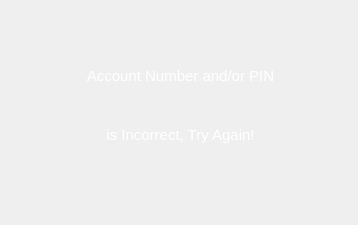
<?xml version="1.0" encoding="UTF-8"?>
<ui version="4.0">
 <class>admin_error2</class>
 <widget class="QWidget" name="admin_error2">
  <property name="geometry">
   <rect>
    <x>0</x>
    <y>0</y>
    <width>358</width>
    <height>225</height>
   </rect>
  </property>
  <property name="minimumSize">
   <size>
    <width>358</width>
    <height>225</height>
   </size>
  </property>
  <property name="maximumSize">
   <size>
    <width>358</width>
    <height>225</height>
   </size>
  </property>
  <property name="windowTitle">
   <string>Warning</string>
  </property>
  <property name="windowIcon">
   <iconset>
    <normaloff>icon.png</normaloff>icon.png</iconset>
  </property>
  <property name="styleSheet">
   <string notr="true">QWidget#admin_error2{
border-image: url(./gradient.png);
}</string>
  </property>
  <widget class="QWidget" name="verticalLayoutWidget">
   <property name="geometry">
    <rect>
     <x>20</x>
     <y>50</y>
     <width>321</width>
     <height>111</height>
    </rect>
   </property>
   <layout class="QVBoxLayout" name="verticalLayout">
    <item>
     <widget class="QLabel" name="label">
      <property name="font">
       <font>
        <pointsize>11</pointsize>
       </font>
      </property>
      <property name="text">
       <string>&lt;html&gt;&lt;head/&gt;&lt;body&gt;&lt;p&gt;&lt;span style=&quot; color:#ffffff;&quot;&gt;Account Number and/or PIN&lt;/span&gt;&lt;/p&gt;&lt;/body&gt;&lt;/html&gt;</string>
      </property>
      <property name="alignment">
       <set>Qt::AlignCenter</set>
      </property>
     </widget>
    </item>
    <item>
     <widget class="QLabel" name="label_2">
      <property name="font">
       <font>
        <pointsize>11</pointsize>
       </font>
      </property>
      <property name="text">
       <string>&lt;html&gt;&lt;head/&gt;&lt;body&gt;&lt;p&gt;&lt;span style=&quot; color:#ffffff;&quot;&gt;is Incorrect, Try Again!&lt;/span&gt;&lt;/p&gt;&lt;/body&gt;&lt;/html&gt;</string>
      </property>
      <property name="alignment">
       <set>Qt::AlignCenter</set>
      </property>
     </widget>
    </item>
   </layout>
  </widget>
 </widget>
 <resources/>
 <connections/>
</ui>
